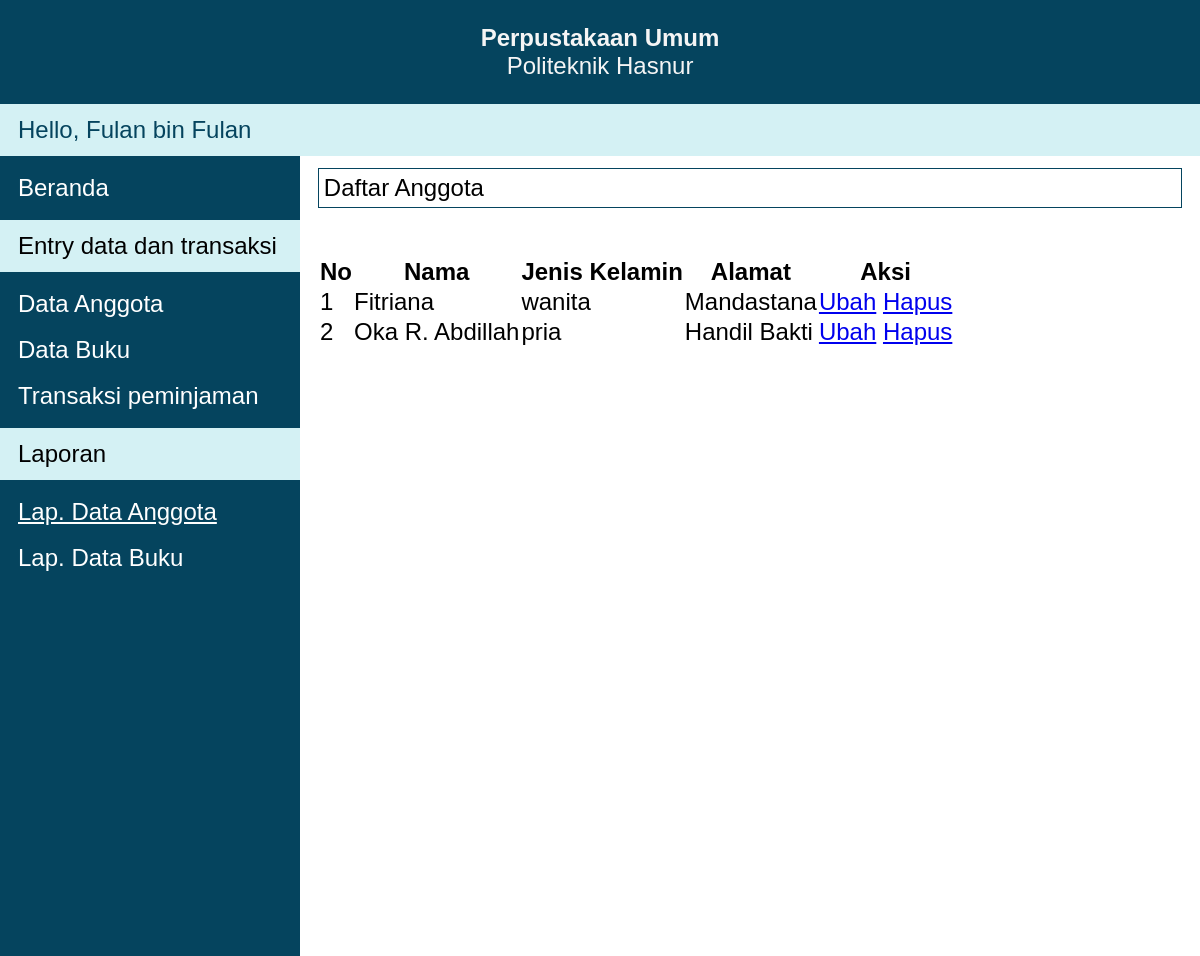
/pages/laporanDataAnggota.php (signed in), run on the app's committed database.
### tables this page shows
CREATE TABLE `accounts` (
  `username` varchar(10) NOT NULL,
  `password` varchar(10) NOT NULL,
  `fullname` varchar(35) NOT NULL,
  PRIMARY KEY (`username`)
);

CREATE TABLE `anggota` (
  `id_anggota` int(10) NOT NULL,
  `nama` varchar(100) NOT NULL,
  `jenis_kelamin` varchar(100) NOT NULL,
  `alamat` text NOT NULL,
  PRIMARY KEY (`id_anggota`)
);

### getter/getProfile.php (called while the page is built)
<?php
function getProfile($conn) {
    $sql = "SELECT * FROM accounts";
    $res = mysqli_query($conn, $sql);
    return mysqli_fetch_assoc($res)["fullname"];
}

### getter/getAnggota.php (called while the page is built, shortened)
<?php
function getAnggota($conn, $key = false) {
    $sql = "SELECT * FROM anggota";
    $res = mysqli_query($conn, $sql);
    $rows = [];
    while ( $row = mysqli_fetch_assoc($res) ) {
        array_push($rows, $row);
    }
    return $rows;
}

### pages/laporanDataAnggota.php (the view, shortened to what this page needs)
<?php
require("../connection.php");
require("../getter/getAnggota.php");
require("../getter/getProfile.php");
?>
<!DOCTYPE html>
<html lang="en">
<head>
    <link rel="stylesheet" href="../style/app.css">
    <link rel="stylesheet" href="https://unpkg.com/purecss@2.0.6/build/pure-min.css">
</head>
<body>
    <div class="app">
        <header>
            <h1>Perpustakaan Umum</h1>
            <p>Politeknik Hasnur</p>
            <div class="bottom-bar">
                <?php
                    echo "Hello, " . getProfile($conn);
                ?>
            </div>
        </header>
        <nav>
            <ul>
                <li>
                    <a href="../index.php">Beranda</a>
                </li>
                <li>
                    <p class="nav-title">Entry data dan transaksi<p>
                </li>
                <li>
                    <a href="./inputDataAnggota.php">Data Anggota</a>
                </li>
                <li>
                    <a href="./inputDataBuku.php">Data Buku</a>
                </li>
                <li>
                    <a href="">Transaksi peminjaman</a>
                </li>
                <li>
                    <p class="nav-title">Laporan</p>
                </li>
                <li>
                    <a class="active" href="./laporanDataAnggota.php">Lap. Data Anggota</a>
                </li>
                <li>
                    <a href="./laporanDataBuku.php">Lap. Data Buku</a>
                </li>
            </ul>
        </nav>
        <main>
            <h1>Daftar Anggota</h1>
            <table class="pure-table">
                <thead>
                    <tr>
                        <th>No</th>
                        <th>Nama</th>
                        <th>Jenis Kelamin</th>
                        <th>Alamat</th>
                        <th>Aksi</th>
                    </tr>
                </thead>
                <tbody>
                    <?php
                        $no = 1;
                        foreach(getAnggota($conn) as $item) {
                            $key = $item["id_anggota"];
                            $nama = $item["nama"];
                            $kelamin = $item["jenis_kelamin"];
                            $alamat = $item["alamat"];
                            echo <<<EOT
                                <tr>
                                    <td>$no</td>
                                    <td>$nama</td>
                                    <td>$kelamin</td>
                                    <td>$alamat</td>
                                    <td>
                                    <a class="pure-button pure-button-primary" href="update/anggota.php?key=$key">Ubah</a>
                                    <a class="pure-button pure-button-error" href="../setter/removeAnggota.php?key=$key">Hapus</a>
                                    </td>
                                </tr>
                            EOT;
                            $no++;
                        }
                    ?>
                </tbody>
            </table>
        </main>
    </div>
</body>
</html>

### style/app.css (style rules this page uses)
* { margin: 0; padding: 0; font-size: 24px; font-family: Arial, Helvetica, sans-serif }
.app { display: grid; grid-template-columns: 300px auto; grid-template-rows: auto; grid-template-areas: "header header" "nav main" ; }
.app header { background-color: #05445E; text-align: center; color: whitesmoke; padding: 1rem 0 0; grid-area: header; }
.app header .bottom-bar { background-color: #D4F1F4; color: #05445E; padding: .5rem .75rem; text-align: left; margin-top: 1rem; }
.app nav { grid-area: nav; height: 100vh; background-color: #05445E; }
.app nav .active { text-decoration: underline; }
.app nav ul li { margin: .75rem 0; }
.app nav ul li a { text-decoration: none; color: white; padding: .5rem .75rem; transition: .3s ease; }
.app nav ul .nav-title { background-color: #D4F1F4; padding: .5rem .75rem; }
.app main { grid-area: main; padding: .5rem .75rem; }
.app main h1:first-child { font-weight: 400; border: 1px solid #05445E; padding: .2rem; margin-bottom: 2rem; font-size: 1rem; }

### data on the page
accounts: fullname "Fulan bin Fulan"
anggota: nama "Fitriana", jenis_kelamin "wanita", alamat "Mandastana"
anggota: nama "Oka R. Abdillah", jenis_kelamin "pria", alamat "Handil Bakti"
